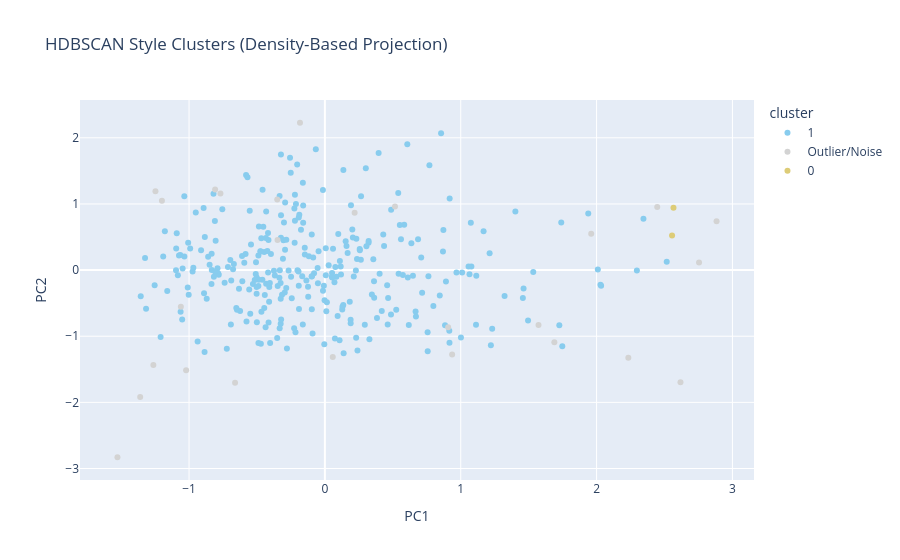

Notebook cell for this chart:
### Code cell
fig = px.scatter(
    vis_df, 
    x='PC1', y='PC2',
    color='cluster',
    hover_name='name',
    # template='plotly_white',
    title="HDBSCAN Style Clusters (Density-Based Projection)",
    # Optional: Discrete color sequence to make outliers stand out (e.g., grey)
    color_discrete_sequence=px.colors.qualitative.Safe 
)
# Professional touch: Force the 'Outlier' group to be a neutral grey
fig.for_each_trace(lambda t: t.update(marker_color='lightgrey') if t.name == 'Outlier/Noise' else ())

fig.show()

### Figure 1 — Plotly figure (JSON) as saved in the notebook; plotly's stock layout.template omitted (floating-point values rounded to 4 significant figures; data arrays with more than 128 entries replaced by an {"elided": "..."} marker saying what was removed)
{"data": [{"hovertemplate": "<b>%{hovertext}</b><br><br>cluster=1<br>PC1=%{x}<br>PC2=%{y}<extra></extra>", "hovertext": {"elided": "305 str values"}, "legendgroup": "1", "marker": {"color": "rgb(136, 204, 238)", "symbol": "circle"}, "mode": "markers", "name": "1", "orientation": "v", "showlegend": true, "type": "scatter", "x": {"elided": "305 float values"}, "xaxis": "x", "y": {"elided": "305 float values"}, "yaxis": "y"}, {"hovertemplate": "<b>%{hovertext}</b><br><br>cluster=Outlier/Noise<br>PC1=%{x}<br>PC2=%{y}<extra></extra>", "hovertext": ["Pedro Almodóvar", "Steven Spielberg", "Christopher Nolan", "Michael Bay", "Tony Scott", "Ethan Coen", "Stanley Kramer", "Akira Kurosawa", "Freddie Francis", "Buster Keaton", "Cecil B. DeMille", "F. W. Murnau", "Sam Wood", "Wong Kar-Wai", "Robert Rossen", "Bryan Forbes", "Joseph Losey", "Frank Tashlin", "Ken Hughes", "Kenji Mizoguchi", "Maurice Tourneur", "Hal Walker", "Fred Niblo", "Bernard B. Ray", "Yorgos Lanthimos", "Howard Higgin"], "legendgroup": "Outlier/Noise", "marker": {"color": "lightgrey", "symbol": "circle"}, "mode": "markers", "name": "Outlier/Noise", "orientation": "v", "showlegend": true, "type": "scatter", "x": [0.9074, -0.6613, 2.883, 2.234, 2.618, 1.96, -1.527, -1.022, 1.689, -0.1834, -1.06, 0.516, 0.9367, 2.754, -1.36, 1.573, 0.05793, 0.219, -1.263, -0.3508, -0.3486, -0.7689, -0.8082, -1.2, 2.446, -1.247], "xaxis": "x", "y": [-0.8625, -1.704, 0.7374, -1.324, -1.696, 0.55, -2.83, -1.514, -1.093, 2.227, -0.5527, 0.962, -1.276, 0.1139, -1.918, -0.8289, -1.313, 0.8656, -1.437, 1.067, 0.4566, 1.159, 1.22, 1.049, 0.9551, 1.192], "yaxis": "y"}, {"hovertemplate": "<b>%{hovertext}</b><br><br>cluster=0<br>PC1=%{x}<br>PC2=%{y}<extra></extra>", "hovertext": ["Rian Johnson", "Denis Villeneuve"], "legendgroup": "0", "marker": {"color": "rgb(221, 204, 119)", "symbol": "circle"}, "mode": "markers", "name": "0", "orientation": "v", "showlegend": true, "type": "scatter", "x": [2.555, 2.566], "xaxis": "x", "y": [0.5224, 0.9409], "yaxis": "y"}], "layout": {"legend": {"title": {"text": "cluster"}, "tracegroupgap": 0}, "title": {"text": "HDBSCAN Style Clusters (Density-Based Projection)"}, "xaxis": {"anchor": "y", "domain": [0, 1], "title": {"text": "PC1"}}, "yaxis": {"anchor": "x", "domain": [0, 1], "title": {"text": "PC2"}}}}
